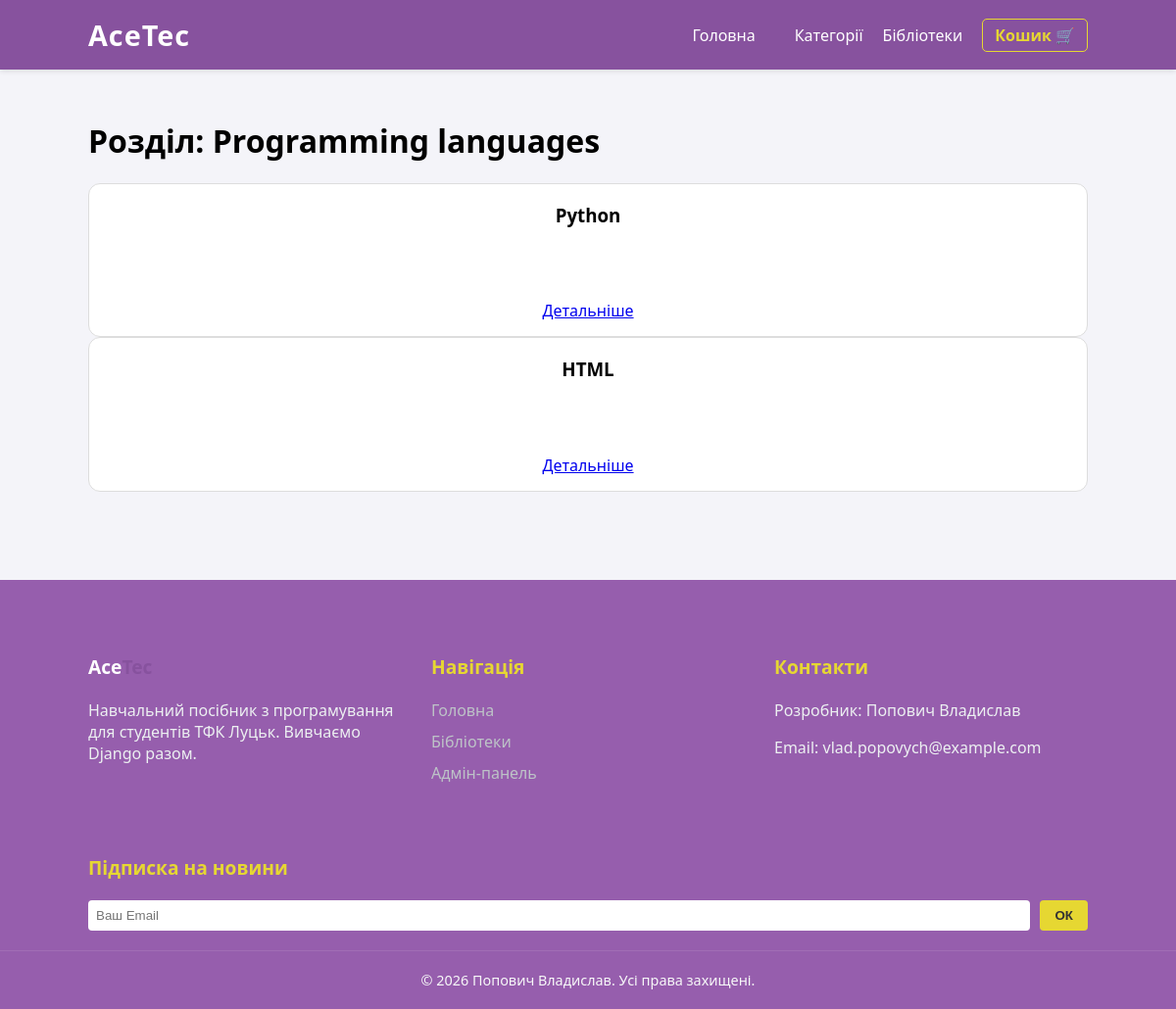
Screenshot of /category/3/ with the database file from the repository.
### labs_app/models.py (models this page shows, shortened)
class Category(models.Model):
    name = models.CharField(max_length=100, verbose_name="Назва категорії")
    class Meta:
        verbose_name = "Категорія"
        verbose_name_plural = "Категорії"

class Topic(models.Model):
    title = models.CharField(max_length=200, verbose_name="Заголовок")
    category = models.ForeignKey(Category, on_delete=models.CASCADE, verbose_name="Категорія")
    short_description = models.TextField(verbose_name="Короткий анонс")
    content = models.TextField(verbose_name="Повний матеріал теми")
    image = models.ImageField(upload_to='topics/', blank=True, null=True, verbose_name="Логотип/Фото")
    price = models.DecimalField(max_digits=10, decimal_places=2, default=0.00, verbose_name="Вартість курсу")
    class Meta:
        verbose_name = "Тема"
        verbose_name_plural = "Теми"

### labs_app/views.py (the view)
# urls.py: path('category/<int:category_id>/', views.category_page, name='category_page'),
def category_page(request, category_id):
    category = get_object_or_404(Category, id=category_id)
    topics = Topic.objects.filter(category=category)
    categories = Category.objects.all()
    return render(request, 'labs_app/category_page.html', {
        'category': category,
        'topics': topics,
        'categories': categories
    })

### labs_app/templates/labs_app/category_page.html
{% extends 'labs_app/base.html' %}
{% block content %}
<h1>Розділ: {{ category.name }}</h1>
<div class="grid">
    {% for topic in topics %}
        <div class="card">
            <h3>{{ topic.title }}</h3>
            <p>{{ topic.short_description }}</p>
            <a href="{% url 'topic_detail' topic.id %}">Детальніше</a>
        </div>
    {% endfor %}
</div>
{% endblock %}

### static/css/style.css (style rules this page uses)
body { font-family: 'Segoe UI', Tahoma, Geneva, Verdana, sans-serif; margin: 0; display: flex; flex-direction: column; min-height: 100vh; background-color: #f4f4f9; }
.card { background: white; border-radius: 12px; border: 1px solid #ddd; overflow: hidden; transition: transform 0.3s, box-shadow 0.3s; display: flex; flex-direction: column; text-align: center; padding-bottom: 15px; }

### rows the page displays
Category: name "Programming languages"
Topic: title "Python"
Topic: title "HTML"
